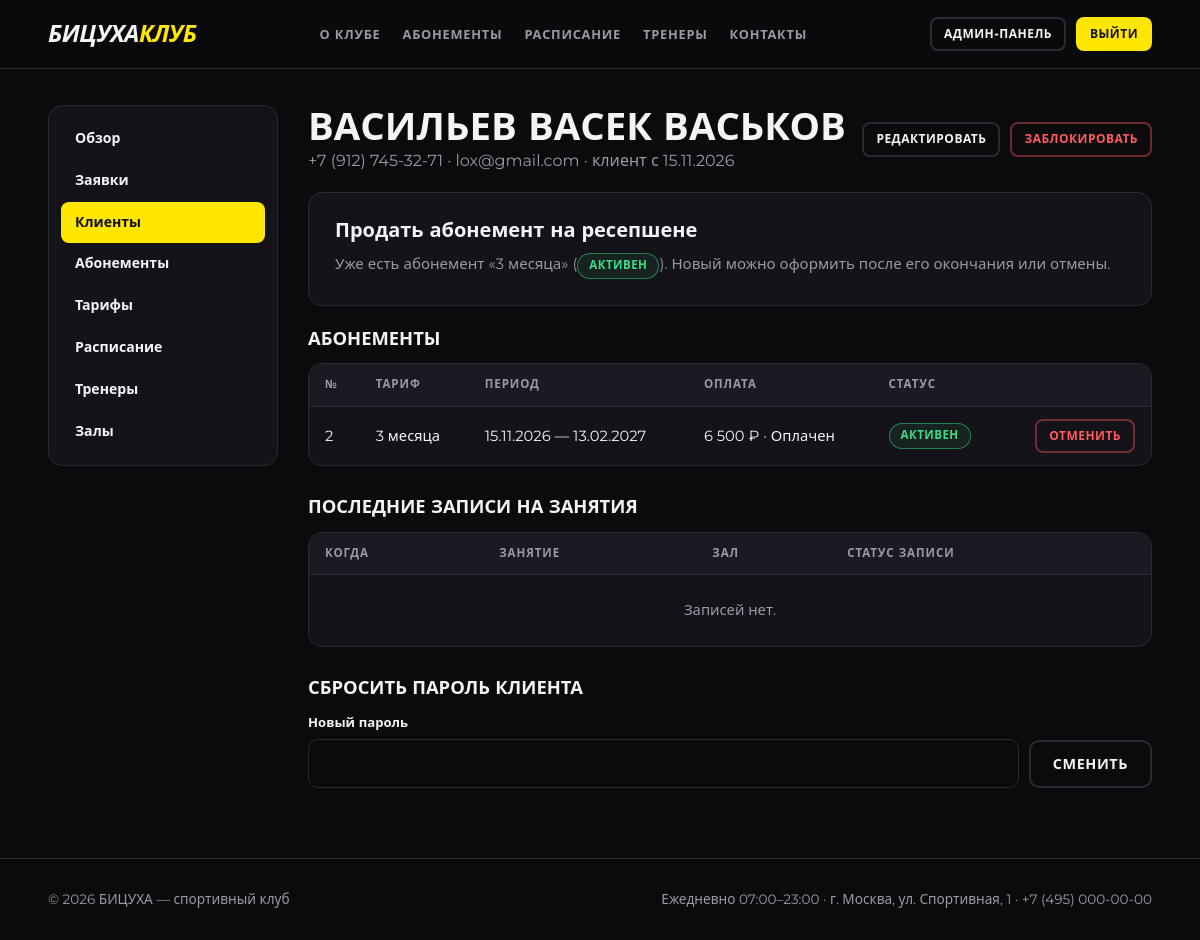
Page /admin/clients/2 (signed in) on the committed database.
### tables this page shows
CREATE TABLE clients (
    id                INTEGER PRIMARY KEY AUTOINCREMENT,
    user_id           INTEGER NOT NULL UNIQUE REFERENCES users(id) ON DELETE CASCADE,
    full_name         TEXT    NOT NULL,
    phone             TEXT    NOT NULL UNIQUE,
    registration_date TEXT    NOT NULL DEFAULT (date('now','localtime'))
);

CREATE TABLE users (
    id            INTEGER PRIMARY KEY AUTOINCREMENT,
    email         TEXT    NOT NULL UNIQUE COLLATE NOCASE,
    password_hash TEXT    NOT NULL,
    role          TEXT    NOT NULL CHECK (role IN ('client','trainer','admin')),
    is_active     INTEGER NOT NULL DEFAULT 1 CHECK (is_active IN (0,1)),
    created_at    TEXT    NOT NULL DEFAULT (datetime('now','localtime'))
);

CREATE TABLE plans (
    id            INTEGER PRIMARY KEY AUTOINCREMENT,
    name          TEXT    NOT NULL UNIQUE,
    duration_days INTEGER NOT NULL CHECK (duration_days > 0),
    price         INTEGER NOT NULL CHECK (price >= 0),      -- в рублях
    description   TEXT,
    is_active     INTEGER NOT NULL DEFAULT 1 CHECK (is_active IN (0,1))
);

CREATE TABLE subscriptions (
    id          INTEGER PRIMARY KEY AUTOINCREMENT,
    client_id   INTEGER NOT NULL REFERENCES clients(id) ON DELETE CASCADE,
    plan_id     INTEGER NOT NULL REFERENCES plans(id)   ON DELETE RESTRICT,
    start_date  TEXT,               -- проставляется при оплате
    end_date    TEXT,
    frozen_from TEXT,               -- дата начала заморозки (если frozen)
    status      TEXT    NOT NULL DEFAULT 'pending'
                CHECK (status IN ('pending','active','frozen','expired','cancelled')),
    created_at  TEXT    NOT NULL DEFAULT (datetime('now','localtime')),
    CHECK (status IN ('pending','cancelled') OR (start_date IS NOT NULL AND end_date IS NOT NULL)),
    CHECK (end_date IS NULL OR end_date >= start_date)
);

CREATE TABLE payments (
    id              INTEGER PRIMARY KEY AUTOINCREMENT,
    subscription_id INTEGER NOT NULL UNIQUE REFERENCES subscriptions(id) ON DELETE CASCADE,
    amount          INTEGER NOT NULL CHECK (amount >= 0),
    method          TEXT    NOT NULL CHECK (method IN ('card','cash')),
    status          TEXT    NOT NULL DEFAULT 'pending' CHECK (status IN ('pending','paid','refunded')),
    paid_at         TEXT,
    CHECK (status <> 'paid' OR paid_at IS NOT NULL)
);

### admin.py (the view)
@bp.route("/clients/<int:client_id>")
def client_detail(client_id):
    client = q_one("SELECT c.*, u.email, u.is_active FROM clients c JOIN users u ON u.id=c.user_id "
                   "WHERE c.id=?", (client_id,))
    if client is None:
        abort(404)
    history = q_all(
        "SELECT s.*, p.name AS plan_name, pay.amount, pay.status AS pay_status, pay.method "
        "FROM subscriptions s JOIN plans p ON p.id=s.plan_id "
        "LEFT JOIN payments pay ON pay.subscription_id=s.id WHERE s.client_id=? ORDER BY s.id DESC",
        (client_id,))
    bookings = q_all(
        "SELECT c.title, c.starts_at, c.status AS class_status, h.name AS hall_name, b.status "
        "FROM bookings b JOIN classes c ON c.id=b.class_id JOIN halls h ON h.id=c.hall_id "
        "WHERE b.client_id=? ORDER BY c.starts_at DESC LIMIT 15", (client_id,))
    return render_template(
        "admin/client_detail.html", client=client, history=history, bookings=bookings,
        live=logic.live_subscription(client_id),
        plans=q_all("SELECT * FROM plans WHERE is_active=1 ORDER BY duration_days"))

### admin.py (called while the page is built)
@bp.before_request
@role_required("admin")
def _only_admin():
    return None

@bp.context_processor
def _badges():
    return dict(
        badge_apps=q_val("SELECT COUNT(*) FROM applications WHERE status='new'"),
        badge_pay=q_val("SELECT COUNT(*) FROM subscriptions s JOIN payments p ON p.subscription_id=s.id "
                        "WHERE s.status='pending' AND p.status='pending'"))

### app.py (called while the page is built)
@app.template_filter("date_ru")
def date_ru(value):
    if not value:
        return "—"
    return date.fromisoformat(value[:10]).strftime("%d.%m.%Y")

@app.template_filter("phone")
def phone_fmt(value):
    v = value or ""
    if len(v) == 11:
        return f"+7 ({v[1:4]}) {v[4:7]}-{v[7:9]}-{v[9:]}"
    return v

@app.template_filter("rub")
def rub(value):
    return f"{int(value or 0):,}".replace(",", "\u00a0") + "\u00a0₽"

@app.context_processor
def inject_globals():
    return dict(csrf_token=csrf_token, CLUB_NAME=CLUB_NAME, SUB_STATUS=SUB_STATUS,
                PAY_STATUS=PAY_STATUS, PAY_METHOD=PAY_METHOD, ROLE_NAME=ROLE_NAME,
                today_iso=date.today().isoformat())

@app.before_request
def before_request():
    logic.refresh_statuses()
    load_user()
    check_csrf()

@app.after_request
def security_headers(resp):
    resp.headers.setdefault("X-Content-Type-Options", "nosniff")
    resp.headers.setdefault("X-Frame-Options", "DENY")
    resp.headers.setdefault("Referrer-Policy", "same-origin")
    return resp

### auth.py (called while the page is built)
def load_user():
    g.user = None
    uid = session.get("uid")
    if not uid:
        return
    user = q_one(
        "SELECT u.id, u.email, u.role, u.is_active, "
        "       COALESCE(c.full_name, e.full_name) AS name, "
        "       c.id AS client_id, e.id AS employee_id "
        "FROM users u "
        "LEFT JOIN clients c ON c.user_id = u.id "
        "LEFT JOIN employees e ON e.user_id = u.id "
        "WHERE u.id = ?", (uid,))
    if user and user["is_active"]:
        g.user = user
    else:
        session.clear()

def role_required(*roles):
    def decorator(view):
        @wraps(view)
        def wrapper(*args, **kwargs):
            if g.user is None:
                flash("Войдите в аккаунт, чтобы продолжить.", "error")
                nxt = request.path if request.method == "GET" else None
                return redirect(url_for("login", next=nxt))
            if roles and g.user["role"] not in roles:
                abort(403)
            return view(*args, **kwargs)
        return wrapper
    return decorator

### templates/admin/client_detail.html (shortened to what this page needs)
{% extends 'admin/base.html' %}
{% block admin %}
<div class="toolbar">
  <div><h1 class="page-title" style="margin:0">{{ client.full_name }}</h1>
    <p class="muted">{{ client.phone|phone }} · {{ client.email }} · клиент с {{ client.registration_date|date_ru }}
      {% if not client.is_active %}· <span class="pill pill-cancelled">аккаунт заблокирован</span>{% endif %}</p></div>
  <div style="display:flex;gap:10px;flex-wrap:wrap">
    <a class="btn btn-ghost btn-sm" href="{{ url_for('admin.client_edit', client_id=client.id) }}">Редактировать</a>
    <form method="post" action="{{ url_for('admin.client_account', client_id=client.id) }}"
          data-confirm="{{ 'Заблокировать аккаунт?' if client.is_active else 'Разблокировать аккаунт?' }}">
      <button class="btn btn-danger btn-sm">{{ 'Заблокировать' if client.is_active else 'Разблокировать' }}</button></form>
  </div>
</div>
<div class="card" style="margin-bottom:22px">
  <h3>Продать абонемент на ресепшене</h3>
  {% if live %}
    <p class="muted" style="margin-top:8px">Уже есть абонемент «{{ live.plan_name }}» (<span class="pill pill-{{ live.status }}">{{ SUB_STATUS[live.status] }}</span>).
      Новый можно оформить после его окончания или отмены.</p>
  {% endif %}
</div>
<h3 class="section-title" style="margin-top:0">Абонементы</h3>
<div class="table-wrap"><table>
  <thead><tr><th>№</th><th>Тариф</th><th>Период</th><th>Оплата</th><th>Статус</th><th></th></tr></thead><tbody>
  {% for h in history %}
    <tr><td>{{ h.id }}</td><td>{{ h.plan_name }}</td>
      <td class="nowrap">{% if h.start_date %}{{ h.start_date|date_ru }} — {{ h.end_date|date_ru }}{% else %}—{% endif %}</td>
      <td>{% if h.amount is not none %}{{ h.amount|rub }} · {{ PAY_STATUS[h.pay_status] }}{% else %}—{% endif %}</td>
      <td><span class="pill pill-{{ h.status }}">{{ SUB_STATUS[h.status] }}</span></td>
      <td class="actions">
        {% if h.status in ('pending','active','frozen') %}<form method="post" action="{{ url_for('admin.subscription_action', sub_id=h.id, action='cancel') }}" data-confirm="Отменить абонемент?">
          <button class="btn btn-danger btn-sm">Отменить</button></form>{% endif %}
      </td></tr>
  {% else %}<tr><td colspan="6" class="empty">Абонементов не было.</td></tr>{% endfor %}
</tbody></table></div>
<h3 class="section-title">Последние записи на занятия</h3>
<div class="table-wrap"><table>
  <thead><tr><th>Когда</th><th>Занятие</th><th>Зал</th><th>Статус записи</th></tr></thead><tbody>
  {% for b in bookings %}
    <tr><td class="nowrap">{{ b.starts_at|dt_ru }}</td><td>{{ b.title }}</td><td>{{ b.hall_name }}</td>
      <td><span class="pill pill-{{ b.status }}">{{ 'Записан' if b.status == 'booked' else 'Отменена' }}</span></td></tr>
  {% else %}<tr><td colspan="4" class="empty">Записей нет.</td></tr>{% endfor %}
</tbody></table></div>
<h3 class="section-title">Сбросить пароль клиента</h3>
<form method="post" action="{{ url_for('admin.client_account', client_id=client.id) }}" class="inline-form">
  <div><label>Новый пароль</label><input name="new_password" type="password" minlength="6" required autocomplete="new-password"></div>
  <button class="btn btn-ghost">Сменить</button>
</form>
{% endblock %}

### static/css/style.css (style rules this page uses)
:root { --bg: #0b0b0e; --surface: #131319; --surface-2: #1a1a22; --line: #2a2a35; --accent: #ffe600; --accent-ink: #111; --text: #f4f4f6; --muted: #9a9aa6; --ok: #3ddc84; --warn: #ffb020; --err: #ff5a5f; --radius: 14px; }
* { box-sizing: border-box; margin: 0; padding: 0; }
html { scroll-behavior: smooth; scroll-padding-top: 80px; }
body { font-family: 'Montserrat', system-ui, -apple-system, 'Segoe UI', Roboto, Arial, sans-serif; background: var(--bg); color: var(--text); line-height: 1.55; min-height: 100vh; display: flex; flex-direction: column; }
a { color: var(--accent); text-decoration: none; }
h1, h2, h3, h4 { line-height: 1.15; font-weight: 800; }
.muted { color: var(--muted); }
.nowrap { white-space: nowrap; }
.btn { display: inline-block; border: 2px solid transparent; border-radius: 10px; cursor: pointer; padding: 11px 22px; font: inherit; font-weight: 800; font-size: .9rem; text-transform: uppercase; letter-spacing: .04em; transition: transform .1s, background .2s, border-color .2s; text-align: center; }
.btn-ghost { background: transparent; color: var(--text); border-color: var(--line); }
.btn-danger { background: transparent; color: var(--err); border-color: rgba(255,90,95,.4); }
.btn-sm { padding: 6px 12px; font-size: .75rem; border-radius: 8px; }
.card { background: var(--surface); border: 1px solid var(--line); border-radius: var(--radius); padding: 26px; }
.card h3 { font-size: 1.25rem; margin-bottom: 10px; }
.card p { color: var(--muted); font-size: .94rem; }
.table-wrap { overflow-x: auto; border: 1px solid var(--line); border-radius: var(--radius); background: var(--surface); }
table { width: 100%; border-collapse: collapse; font-size: .92rem; }
th, td { padding: 12px 16px; text-align: left; border-bottom: 1px solid var(--line); vertical-align: middle; }
th { background: var(--surface-2); font-size: .72rem; text-transform: uppercase; letter-spacing: .08em; color: var(--muted); white-space: nowrap; }
tr:last-child td { border-bottom: 0; }
td.actions { white-space: nowrap; text-align: right; }
td.actions form, .inline { display: inline; }
label { display: block; font-weight: 700; font-size: .82rem; margin: 16px 0 6px; }
input, select, textarea { width: 100%; background: var(--bg); border: 1px solid var(--line); color: var(--text); border-radius: 10px; padding: 12px 14px; font: inherit; font-size: .95rem; }
.inline-form { display: flex; gap: 10px; flex-wrap: wrap; align-items: end; }
.inline-form > * { flex: 1 1 160px; }
.inline-form label { margin-top: 0; }
.inline-form .btn { flex: 0 0 auto; }
.page-title { font-size: clamp(1.7rem, 4vw, 2.4rem); text-transform: uppercase; margin-bottom: 8px; }
.pill { display: inline-block; padding: 3px 11px; border-radius: 20px; font-size: .72rem; font-weight: 800; text-transform: uppercase; letter-spacing: .04em; border: 1px solid; white-space: nowrap; }
.pill-active, .pill-paid, .pill-booked, .pill-processed, .pill-planned { color: var(--ok); border-color: rgba(61,220,132,.5); background: rgba(61,220,132,.08); }
.empty { color: var(--muted); padding: 24px; text-align: center; }
.toolbar { display: flex; justify-content: space-between; align-items: center; gap: 14px; flex-wrap: wrap; margin-bottom: 18px; }
.toolbar form { display: flex; gap: 8px; }
.section-title { font-size: 1.15rem; margin: 30px 0 14px; text-transform: uppercase; }

### rows in the picture
clients: full_name "ВАСИЛЬЕВ ВАСЕК ВАСЬКОВ", phone "+7 (912) 745-32-71", registration_date "15.11.2026"
users: email "lox@gmail.com", is_active "ЗАБЛОКИРОВАТЬ"
plans: plan_name "3 месяца"
subscriptions: status "АКТИВЕН"
payments: id "2", plan_name "3 месяца", start_date "15.11.2026", end_date "13.02.2027", amount|rub "6 500 ₽", status "Оплачен"

### other values in the picture
{{ CLUB_NAME }} "БИЦУХА"
